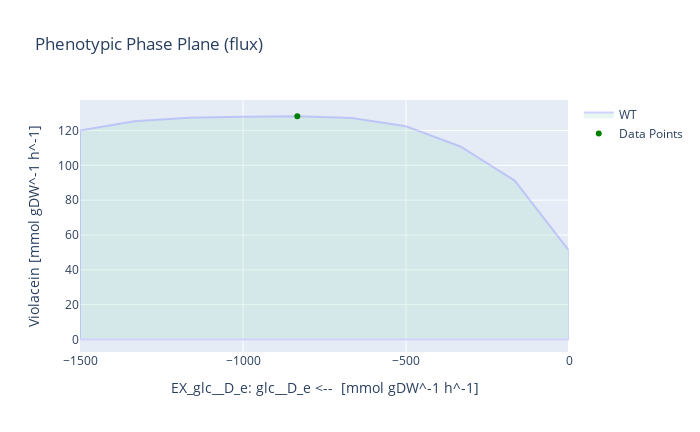

The notebook cell this image was saved under:
### Code cell
# With glucose as substrate
medium = model_LB_vio_fad.medium
with model_LB_vio_fad:
    model_LB_vio_fad.objective = model_LB_vio_fad.reactions.Growth
    growth_rate = model_LB_vio_fad.optimize().objective_value
    model_LB_vio_fad.objective = model_LB_vio_fad.reactions.Violacein
    violacein_production = model_LB_vio_fad.optimize().objective_value
    violacein_glc_yield = violacein_production / (-1*model_LB_vio_fad.reactions.EX_glc__D_e.flux)
    
    print('Growth rate for V. natriegens [h^-1]:', growth_rate)
    print('Max. violacein production [mmol gDW^-1 h^-1]:', violacein_production)
    print('Theoretical maximum yield [mmol_vio / mmol_glc]:', violacein_glc_yield)
    
    model_LB_vio_fad.reactions.EX_glc__D_e.bounds = -1500,0
    result = phenotypic_phase_plane(model_LB_vio_fad, 
                                variables=[model_LB_vio_fad.reactions.EX_glc__D_e],
                                objective=model_LB_vio_fad.reactions.Violacein,
                                points=10)
    x = result.data_frame.EX_glc__D_e[result.data_frame.objective_upper_bound.idxmax()]
    y = result.data_frame.objective_upper_bound[result.data_frame.objective_upper_bound.idxmax()]
    result.plot(plotter, points=[(x,y)], points_colors=["green"])
    print("The optimal glucose uptake for Violacein flux is:", result.data_frame.EX_glc__D_e[result.data_frame.objective_upper_bound.idxmax()])

### Figure 1 — Plotly figure (JSON) as saved in the notebook; plotly's stock layout.template omitted (floating-point values rounded to 4 significant figures)
{"data": [{"fill": "toself", "fillcolor": "#B3E2CD", "hoverinfo": "none", "marker": {"line": {"color": "#B3E2CD"}, "opacity": 0.3}, "mode": "lines", "name": "WT", "opacity": 0.3, "type": "scatter", "x": [-1500, -1333.0, -1167.0, -1000, -833.3, -666.7, -500, -333.3, -166.7, 0, 0, -166.7, -333.3, -500, -666.7, -833.3, -1000, -1167.0, -1333.0, -1500, -1500, -1500], "y": [0, 0, -8.527e-14, 5.684e-14, 8.573e-15, -1.008e-14, 4.263e-14, -1.421e-14, 0, 0, 51.03, 91.26, 110.8, 122.4, 127.2, 128.2, 127.9, 127.4, 125.4, 120.0, 0, 120.0]}, {"marker": {"color": ["green"]}, "mode": "markers", "name": "Data Points", "type": "scatter", "x": [-833.3], "y": [128.2]}], "layout": {"height": 432, "title": {"text": "Phenotypic Phase Plane (flux)"}, "width": 700, "xaxis": {"autorange": true, "range": [-1500, 0], "title": {"text": "EX_glc__D_e: glc__D_e <--  [mmol gDW^-1 h^-1]"}, "type": "linear"}, "yaxis": {"autorange": true, "range": [-7.24, 137.6], "title": {"text": "Violacein [mmol gDW^-1 h^-1]"}, "type": "linear"}}}
